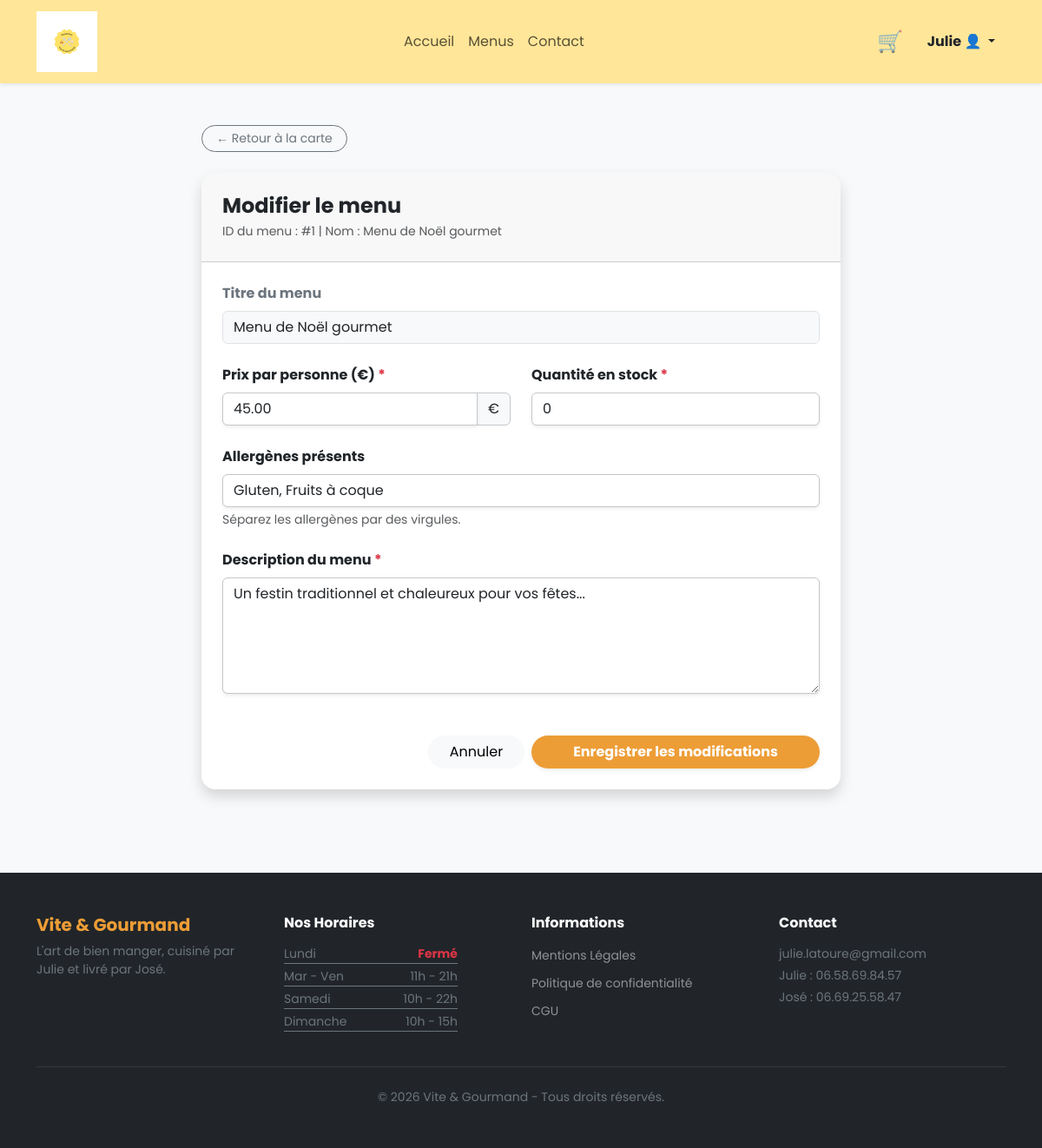
Page /public/index.php?page=employe-modifier-menu&id=1 (signed in) on the committed database.
### tables this page shows
CREATE TABLE IF NOT EXISTS menu (
   id INT AUTO_INCREMENT,
   nom_technique VARCHAR(100) NOT NULL,
   categorie VARCHAR(50) NOT NULL,
   titre VARCHAR(100) NOT NULL,
   description TEXT NOT NULL,
   prix_pers DECIMAL(10,2) NOT NULL,
   pers_min INT NOT NULL,
   conditions TEXT NOT NULL,
   allergene TEXT DEFAULT NULL,
   stock INT NOT NULL,
   galerie VARCHAR(255) DEFAULT NULL,
   plats TEXT DEFAULT NULL,
   PRIMARY KEY(id)
);

### app/Controllers/EmployeController.php (called while the page is built, shortened)
<?php
class EmployeController {
    public function modifierMenu() {
        global $pdo;
        $menuId = (int)$_GET['id'];
        try {
            $query = $pdo->prepare("SELECT * FROM menu WHERE id = ?");
            $query->execute([$menuId]);
            $menu = $query->fetch(PDO::FETCH_ASSOC);
        } catch (PDOException $e) {
            die("Erreur BDD : " . $e->getMessage());
        }
        require_once __DIR__ . '/../Views/employe/modifier_menu.php';
    }
}

### app/Views/employe/modifier_menu.php (the view, shortened to what this page needs)
<main class="container py-5">
    <div class="row justify-content-center">
        <div class="col-md-8">
            <div class="mb-4">
                <a href="<?= BASE_URL ?>index.php?page=employe-carte" class="btn btn-outline-secondary btn-sm rounded-pill px-3">
                    ← Retour à la carte
                </a>
            </div>
            <div class="card shadow border-0 rounded-4 overflow-hidden">
                <div class="card-header bg-mimolette text-dark p-4">
                    <h2 class="h4 mb-1 fw-bold">Modifier le menu</h2>
                    <p class="mb-0 text-muted small">ID du menu : #<?= $menu['id'] ?> | Nom : <?= htmlspecialchars($menu['titre']) ?></p>
                </div>
                <div class="card-body p-4">
                    <form method="POST" action="<?= BASE_URL ?>index.php?page=employe-modifier-menu&id=<?= $menuId ?>" class="row g-4">
                        <div class="col-12">
                            <label class="form-label fw-bold text-secondary">Titre du menu</label>
                            <input type="text" class="form-control bg-light" value="<?= htmlspecialchars($menu['titre']) ?>" disabled>
                        </div>
                        <div class="col-md-6">
                            <label for="prix_pers" class="form-label fw-bold">Prix par personne (€) <span class="text-danger">*</span></label>
                            <div class="input-group">
                                <input type="number" step="0.01" min="0" name="prix_pers" id="prix_pers" class="form-control border-secondary-subtle shadow-sm" value="<?= htmlspecialchars($menu['prix_pers']) ?>" required>
                                <span class="input-group-text bg-light border-secondary-subtle">€</span>
                            </div>
                        </div>
                        <div class="col-md-6">
                            <label for="stock" class="form-label fw-bold">Quantité en stock <span class="text-danger">*</span></label>
                            <input type="number" min="0" name="stock" id="stock" class="form-control border-secondary-subtle shadow-sm" value="<?= htmlspecialchars($menu['stock']) ?>" required>
                        </div>
                        <div class="col-12">
                            <label for="allergene" class="form-label fw-bold">Allergènes présents</label>
                            <input type="text" name="allergene" id="allergene" class="form-control border-secondary-subtle shadow-sm" placeholder="Ex: Gluten, Lactose, Fruits à coque (ou 'aucun')" value="<?= htmlspecialchars($menu['allergene']) ?>">
                            <div class="form-text">Séparez les allergènes par des virgules.</div>
                        </div>
                        <div class="col-12">
                            <label for="description" class="form-label fw-bold">Description du menu <span class="text-danger">*</span></label>
                            <textarea name="description" id="description" rows="5" class="form-control border-secondary-subtle shadow-sm" required><?= htmlspecialchars($menu['description']) ?></textarea>
                        </div>
                        <div class="col-12 d-flex justify-content-end gap-2 mt-5">
                            <a href="<?= BASE_URL ?>index.php?page=employe-dashboard" class="btn btn-light rounded-pill px-4">Annuler</a>
                            <button type="submit" class="btn btn-cheddar rounded-pill px-5 fw-bold shadow-sm">
                                Enregistrer les modifications
                            </button>
                        </div>
                    </form>
                </div>
            </div>
        </div>
    </div>
</main>

### public/styles/css/style.css (style rules this page uses)
:root { --mimolette: #FFE699; --cheddar: #ED9D36; --dark: #212529; }
body { display: flex; flex-direction: column; min-height: 100vh; margin: 0; font-family: 'Poppins', sans-serif; background-color: #f8f9fa; }
main { flex: 1 0 auto; }
.btn-cheddar { background-color: var(--cheddar); color: white; border: none; transition: transform 0.2s; }

### rows in the picture
menu: id "1", titre "Menu de Noël gourmet", prix_pers "45.00", stock "0", allergene "Gluten, Fruits à coque", description "Un festin traditionnel et chaleureux pour vos fêtes..."

### other values in the picture
$_SESSION['user_prenom'] "Julie"
